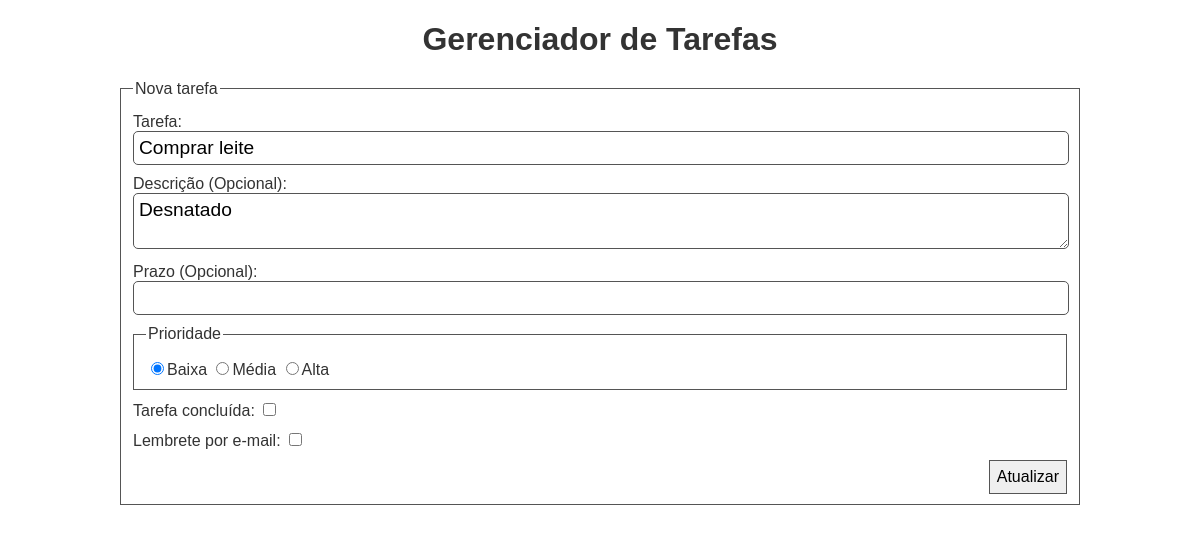
/index.php?rota=editar&id=3, run on the app's committed database.
### tables this page shows
CREATE TABLE `tarefas` (
  `id` int(11) NOT NULL,
  `nome` varchar(20) NOT NULL,
  `descricao` text,
  `prazo` date DEFAULT NULL,
  `prioridade` int(1) DEFAULT NULL,
  `concluida` tinyint(1) DEFAULT NULL
);

### controllers/editar.php (called while the page is built, shortened)
<?php
$tarefa = $repositorio_tarefas->buscar($_GET['id']);
require __DIR__ . '/../views/template.php';

### models/RepositorioTarefas.php (called while the page is built, shortened)
<?php
class RepositorioTarefas
{
	private $pdo;
	public function __construct(PDO $pdo)
	{
		$this->pdo = $pdo;
	}
	public function buscar($tarefa_id = 0)
	{
		if ($tarefa_id > 0) {
			return $this->buscarTarefa($tarefa_id);
		} else {
			return $this->buscarTarefas();
		}
	}
	private function buscarTarefa($id)
	{
		$sqlBusca = "SELECT * FROM tarefas WHERE id = :id";
		$query = $this->pdo->prepare($sqlBusca);
		$query->execute([
			'id' => $id,
		]);
		$tarefa = $query->fetchObject('Tarefa');
		$tarefa->setAnexos($this->buscarAnexos($tarefa->getId()));
		return $tarefa;
	}
	public function buscarAnexos($tarefa_id)
	{
		$sqlBusca = "SELECT * FROM anexos WHERE tarefa_id = :tarefa_id";
		$query = $this->pdo->prepare($sqlBusca);
		$query->execute([
			"tarefa_id" => $tarefa_id,
		]);
		$anexos = [];
		return $anexos;
	}
}

### models/Tarefa.php (called while the page is built, shortened)
<?php
class Tarefa
{
	private $id = 0;
	private $nome = '';
	private $descricao = '';
	private $prazo = '';
	private $prioridade = 1;
	private $concluida = false;
	public function getId() : int
	{
		return $this->id;
	}
	public function getNome() : string
	{
		return $this->nome;
	}
	public function getDescricao() : string
	{
		return $this->descricao;
	}
	public function getPrazo() : string
	{
		return $this->prazo ? $this->prazo : '';
	}
	public function getPrioridade() : int
	{
		return $this->prioridade;
	}
	public function getConcluida() : bool
	{
		return $this->concluida ? $this->concluida : 0;
	}
}

### helpers/ajudantes.php (called while the page is built, shortened)
<?php
function traduz_data_para_exibir($data) {
	if ($data == '' OR $data == '0000-00-00') {
		return '';
	}
	$objeto_data = DateTime::createFromFormat('Y-m-d', $data);
	return $objeto_data->format('d/m/Y');
}

### views/formulario.php (the view, shortened to what this page needs)
<form method="POST">
	<fieldset>
		<legend>Nova tarefa</legend>
		<label>
			Tarefa:
			<input type="text" name="nome" value="<?= htmlentities($tarefa->getNome() ); ?>">
		</label>
		<label>
			Descrição (Opcional):
			<textarea name="descricao"><?= htmlentities($tarefa->getDescricao()) ?></textarea>
		</label>
		<label>
			Prazo (Opcional):
			<input type="text" name="prazo"
				value="<?= traduz_data_para_exibir($tarefa->getPrazo()) ?>">
		</label>
		<fieldset>
			<legend>Prioridade</legend>
			<label>
				<input type="radio" name="prioridade" value="1"
					<?= ($tarefa->getPrioridade() == 1) ? 'checked' : '' ?>>Baixa
				<input type="radio" name="prioridade" value="2"
					<?= ($tarefa->getPrioridade() == 2) ? 'checked' : '' ?>>Média
				<input type="radio" name="prioridade" value="3"
					<?= ($tarefa->getPrioridade() == 3) ? 'checked' : '' ?>>Alta
			</label>
		</fieldset>
		<label>
			Tarefa concluída:
			<input type="checkbox" name="concluida" value="1"
				<?= ($tarefa->getConcluida()) ? 'checked' : '' ?>>
		</label>
		<label>
			Lembrete por e-mail:
			<input type="checkbox" name="lembrete" value="1">
		</label>
		<button type="submit" class="botao">
			<?= ($tarefa->getId() > 0) ? 'Atualizar' : 'Cadastrar' ?>
		</button>
	</fieldset>
</form>

### assets/tarefas.css (style rules this page uses)
body { font-family: Sans-serif; color: #333; width: 80%; margin: 0 auto; margin-bottom: 4em; }
fieldset { border: 1px solid #555; color: #333; margin: 10px 0 0 0; }
label { display: block; margin: 10px 10px 0 0; }
input[type=text], input[type=email], input[type=tel], textarea { font-family: sans-serif; font-size: 1.2em; width: 100%; border: 1px solid #555; padding: 5px; border-radius: 5px; }
button.botao { margin: 10px 0 0 0; font-family: sans-serif; font-size: 1em; float: right; clear: both; border: 1px solid #555; padding: 7px; }

### data on the page
tarefas: nome "Comprar leite", descricao "Desnatado", prioridade "☑ Baixa Média Alta"
